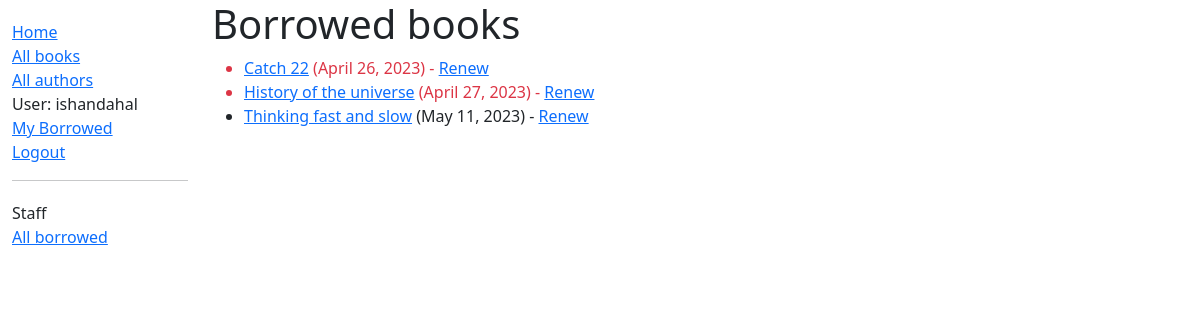
Before: /catalog/borrowed/ (signed in) with the older database file.
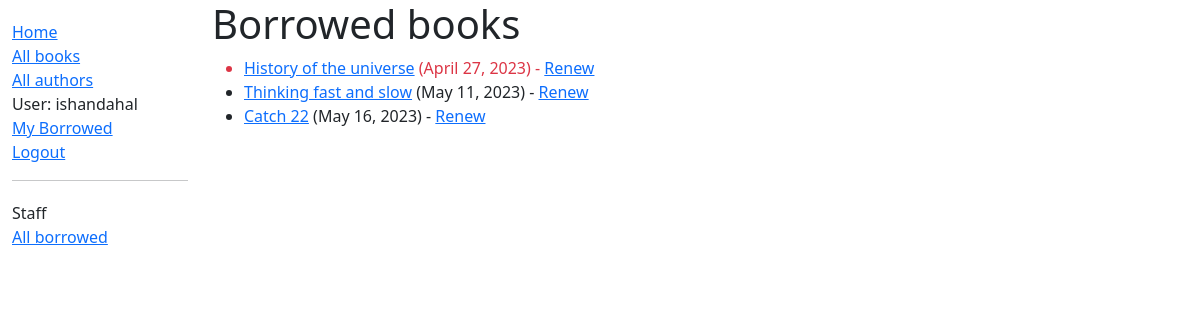
After: the same page with the newer database file.
### catalog/models.py (models this page shows, shortened)
class BookInstance(models.Model):
    id = models.UUIDField(
        primary_key=True,
        default=uuid.uuid4,
        help_text="Unique ID for this particular book across whole library",
    )
    book = models.ForeignKey("Book", on_delete=models.RESTRICT, null=True)
    imprint = models.CharField(max_length=200)
    due_back = models.DateField(null=True, blank=True)
    LOAN_STATUS = (
        ("m", "Maintenance"),
        ("o", "On loan"),
        ("a", "Available"),
        ("r", "Reserved"),
    )
    status = models.CharField(
        max_length=1,
        choices=LOAN_STATUS,
        blank=True,
        default="m",
        help_text="Book availability",
    )
    borrower = models.ForeignKey(User, on_delete=models.SET_NULL, null=True, blank=True)
    @property
    def is_overdue(self):
        return bool(self.due_back and date.today() > self.due_back)
    class Meta:
        ordering = ["due_back"]
        permissions = (("can_mark_returned", "Set book as returned"),)

class Book(models.Model):
    title = models.CharField(max_length=200)
    author = models.ForeignKey("Author", on_delete=models.SET_NULL, null=True)
    summary = models.TextField(
        max_length=1000, help_text="Enter a brief description of the book"
    )
    isbn = models.CharField(
        "ISBN",
        max_length=13,
        unique=True,
        help_text='13 character <a href="https://www.isbn-international.org/content/what-isbn">ISBN number</a>',
    )
    genre = models.ManyToManyField(Genre, help_text="Select a genre for this book")
    language = models.ForeignKey(Language, on_delete=models.SET_NULL, null=True)
    def display_genre(self):
        """Create a string for the Genre. This is required to display genre in Admin"""
        return ", ".join(genre.name for genre in self.genre.all()[:3])
    display_genre.short_description = "Genre"

### catalog/views.py (the view)
# urls.py: path("borrowed/", views.LoanedBooksForLibrarians.as_view(), name="borrowed"),
class LoanedBooksForLibrarians(PermissionRequiredMixin, generic.ListView):
    model = BookInstance
    template_name = "catalog/bookinstance_list_borrowed.html"
    paginate_by = 10
    permission_required = "catalog.can_mark_returned"
    def get_queryset(self) -> QuerySet[Any]:
        return BookInstance.objects.filter(status__exact="o").order_by("due_back")

### catalog/templates/catalog/bookinstance_list_borrowed.html
{% extends "base_generic.html" %}
{% block content %}
    <h1>Borrowed books</h1>
    {% if bookinstance_list %}
    <ul>
      {% for bookinst in bookinstance_list %}
      <li class="{% if bookinst.is_overdue %}text-danger{% endif %}">
        <a href="{% url 'book-detail' bookinst.book.pk %}">{{ bookinst.book.title }}</a> ({{ bookinst.due_back }})
        {% if perms.catalog.can_mark_returned %}- <a href="{% url 'renew-book-librarian' bookinst.id %}">
            Renew
        </a>{% endif %}
      </li>
      {% endfor %}
    </ul>
    {% else %}
      <p>There are no books borrowed.</p>
    {% endif %}
{% endblock %}

Changed rows visible on the page:
changed BookInstance "Catch 22": due_back "April 26, 2023" → "May 16, 2023"; moves down the list
